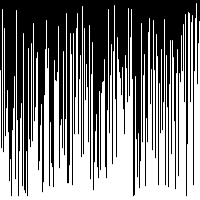
Frame 1 (no input)
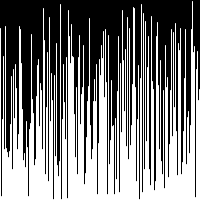
Frame 60 (the mouse pressed at the canvas centre just before this capture)
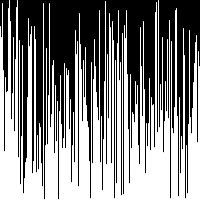
Frame 120 (the mouse held since frame 60 and released just before this capture)

The Processing sketch that drew these frames (run headless with seeded random() and noise(); from frame 60 on, the mouse is pressed at the canvas centre):

// Processing sketch: RandomGraph
// ── RandomGraph.pde
// The Nature of Code
// http://www.shiffman.net/

// TIME
float t = 0.0;

void setup() {
  size(200,200);
  smooth();
}


void draw() {

  background(0);
  float xoff = t;
  for (int i = 0; i < width; i++) {
    //float y = noise(xoff)*height;
    //xoff += 0.01;
    float y = random(height);
    stroke(255);
    line(i,height,i,height-y);
  }
  t+= 0.01;

}
